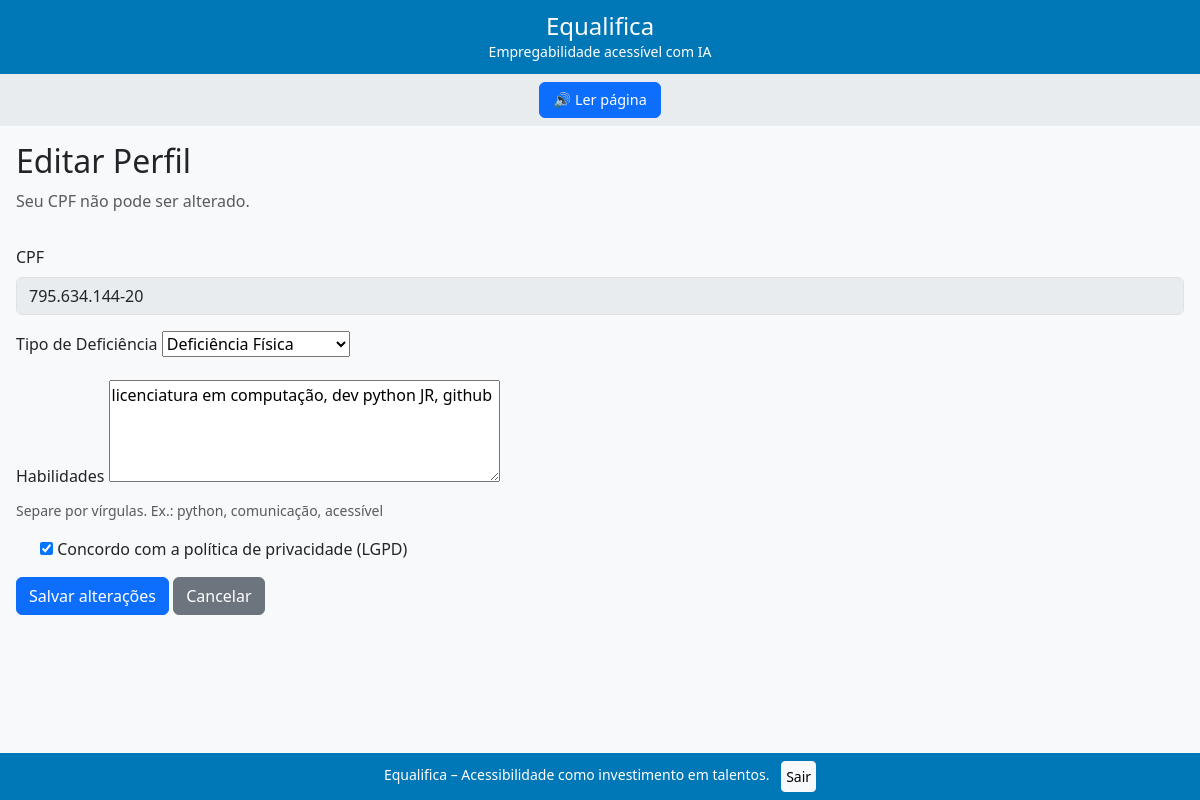
Page /accounts/pcd/profile/edit/ (signed in) on the committed database.
### accounts/models.py (models this page shows, shortened)
class User(AbstractUser):
    USER_TYPE_CHOICES = (
        ('pcd', 'Pessoa com Deficiência'),
        ('recruiter', 'Recrutador'),
        ('admin', 'Administrador'),
    )
    email = models.EmailField(unique=True)
    user_type = models.CharField(max_length=20, choices=USER_TYPE_CHOICES, default='pcd')
    groups = models.ManyToManyField(
        'auth.Group',
        related_name='custom_user_set',  # nome único
        blank=True,
        help_text='The groups this user belongs to.',
        verbose_name='groups',
    )
    user_permissions = models.ManyToManyField(
        'auth.Permission',
        related_name='custom_user_set',  # nome único
        blank=True,
        help_text='Specific permissions for this user.',
        verbose_name='user permissions',
    )
    USERNAME_FIELD = 'email'
    REQUIRED_FIELDS = ['username'] #Mantém username por compatibilidade

class PCDProfile(BaseModel):
    DISABILITY_CHOICES = (
        ('visual', 'Deficiência Visual'),
        ('auditiva', 'Deficiência Auditiva'),
        ('fisica', 'Deficiência Física'),
        ('intelectual', 'Deficiência Intelectual'),
        ('multipla', 'Deficiência Múltipla'),
    )
    user = models.OneToOneField(User, on_delete=models.CASCADE, related_name='pcd_profile')
    cpf = models.CharField(max_length=14, unique=True, validators=[validate_cpf, MinLengthValidator(11)],
          help_text="Formato: XXX.XXX.XXX-XX ou XXXXXXXXXXX")
    disability = models.CharField(max_length=20, choices=DISABILITY_CHOICES)
    skills = models.TextField(blank=True, help_text="Liste suas habilidades e competências (Separadas por Vírgula).")
    lgpd_consent = models.BooleanField(default=False, help_text="Concordo com a política de privacidade (LGPD).")
    hard_skills_vetor = models.JSONField(default=list)
    soft_skills_vetor = models.JSONField(default=list)
    acessibilidade_vetor = models.JSONField(default=list)
    experiencia_total = models.IntegerField(default=0)

### accounts/views.py (the view, shortened to what this page needs)
# urls.py: path('pcd/profile/edit/', views.PCDProfileEditView.as_view(), name='pcd_profile_edit'),
class PCDProfileEditView(LoginRequiredMixin, UpdateView):
    template_name = 'accounts/pcd_profile_edit.html'
    form_class = PCDProfileEditForm
    success_url = reverse_lazy('pcd_dashboard')
    def dispatch(self, request, *args, **kwargs):
        if request.user.user_type != 'pcd':
            return redirect('home')
        return super().dispatch(request, *args, **kwargs)
    def get_object(self, queryset=None):
        return self.request.user.pcd_profile

### accounts/forms.py
class PCDProfileEditForm(forms.ModelForm):
    lgpd_consent = forms.BooleanField(required=True, label="Concordo com a política de privacidade (LGPD).")
    class Meta:
        model = PCDProfile
        fields = ['disability', 'skills', 'lgpd_consent']
        widgets = {
            'skills': forms.Textarea(attrs={'rows':4, 'placeholder': 'Ex.: python, comunicação, acessível'}),
        }

### accounts/templates/accounts/pcd_profile_edit.html (shortened to what this page needs)
{% extends 'base.html' %}
{% block content %}
<h2>Editar Perfil</h2>
<p class="text-muted">Seu CPF não pode ser alterado.</p>
<form method="post" class="mt-3">
  <div class="mb-3">
    <label class="form-label">CPF</label>
    <input type="text" class="form-control" value="{{ request.user.pcd_profile.cpf }}" disabled>
  </div>
  <div class="mb-3">
    <label class="form-label">Tipo de Deficiência</label>
    {{ form.disability }}
  </div>
  <div class="mb-3">
    <label class="form-label">Habilidades</label>
    {{ form.skills }}
    <div class="form-text">Separe por vírgulas. Ex.: python, comunicação, acessível</div>
  </div>
  <div class="form-check mb-3">
    {{ form.lgpd_consent }}
    <label class="form-check-label" for="id_lgpd_consent">Concordo com a política de privacidade (LGPD)</label>
  </div>
  <button type="submit" class="btn btn-primary">Salvar alterações</button>
  <a href="{% url 'pcd_dashboard' %}" class="btn btn-secondary">Cancelar</a>
</form>
{% endblock %}

### templates/base.html (style rules this page uses)
body { background: #f8f9fa; font-family: 'Segoe UI', Arial, sans-serif; margin: 0; padding: 0; overflow-x: hidden; }

### rows in the picture
User: user.pcd_profile.cpf "795.634.144-20"
PCDProfile: disability "Deficiência Física", skills "licenciatura em computação, dev python JR, github", lgpd_consent "☑"
